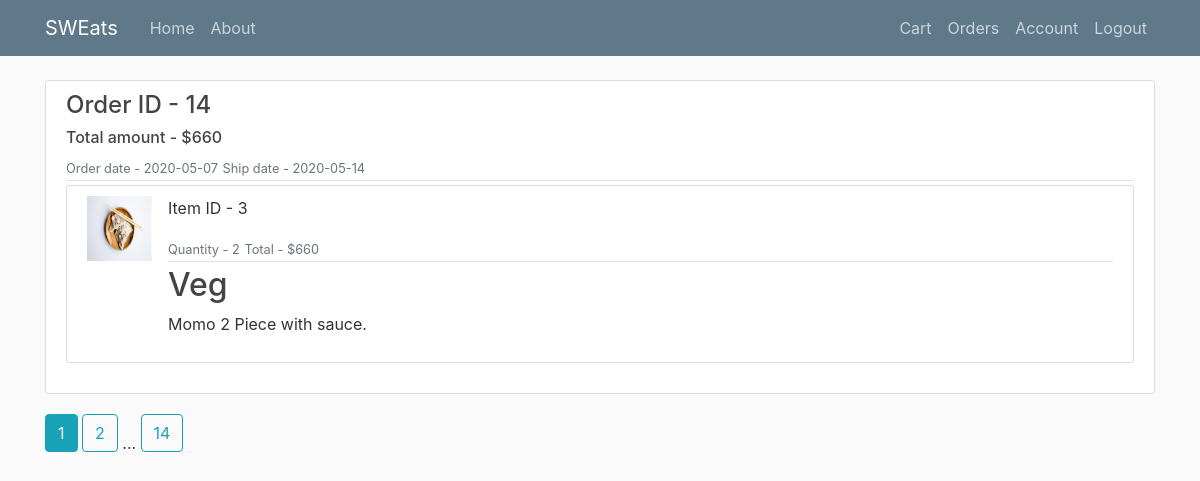
/orders (signed in), run on an earlier commit of the app's database.
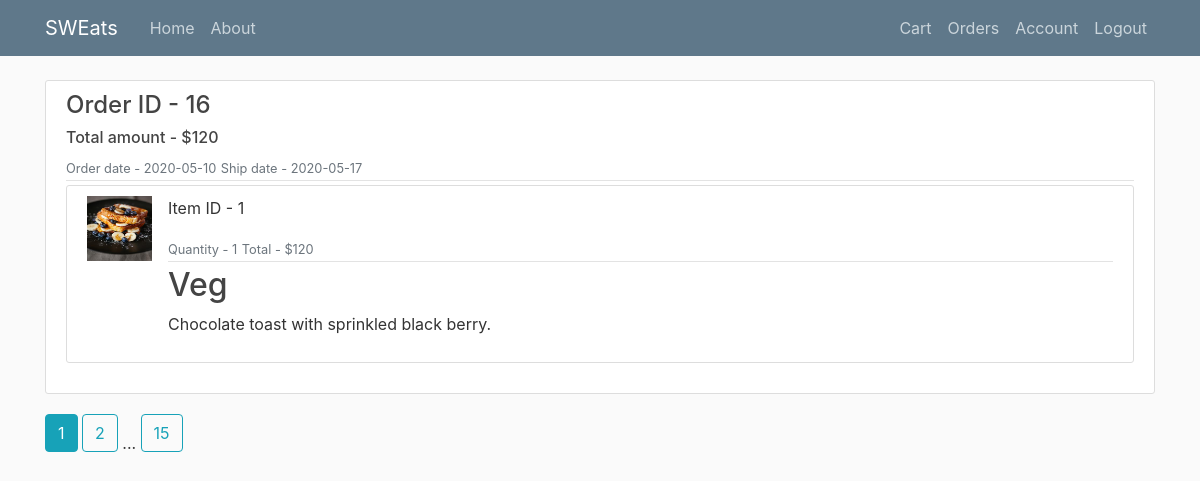
And on a later commit of the database.
### sweats/models.py (models this page shows, shortened)
class Order(db.Model):
    __tablename__ = 'orders'
    id = db.Column(db.Integer , primary_key=True)
    order_date = db.Column(db.DateTime , default=datetime.utcnow)
    total_amount = db.Column(db.Integer , nullable=False)
    customer_id = db.Column(db.Integer , db.ForeignKey('customers.id') , nullable=False)
    order_items = db.relationship('OrderItem' , backref='order' , lazy=True)
    shipment = db.relationship('Shipment' , backref='order' , lazy=True)

class Shipment(db.Model):
    __tablename__ = 'shipments'
    order_id = db.Column(db.Integer , db.ForeignKey('orders.id') , primary_key=True)
    warehouse_id = db.Column(db.Integer , db.ForeignKey('warehouses.id') , primary_key=True)
    ship_date = db.Column(db.DateTime ,default=calShipDate, nullable=False)

class Item(db.Model):
    __tablename__ = 'items'
    id = db.Column(db.Integer , primary_key=True)
    category = db.Column(db.String(20))
    description = db.Column(db.String(200), nullable=False)
    image_file = db.Column(db.String(20), nullable=False)
    unit_price = db.Column(db.Integer , nullable=False)
    order_items = db.relationship('OrderItem' , backref='item' , lazy=True)

### sweats/orders/routes.py (the view)
@orders.route("/orders")
@login_required
def customer_orders():
    page = request.args.get('page', 1, type=int)
    orderList = Order.query.filter_by(customer_id=current_user.id).order_by(Order.order_date.desc()).paginate(page=page, per_page=1)
    orderItems = {}
    for order in orderList.items:
        items = []
        for orderItem in order.order_items:
            item = Item.query.get_or_404(orderItem.item_id)
            pair = (item, orderItem.quantity)
            items.append(pair)
        orderItems[order] = items
    return render_template('orders.html', title="Orders", orders=orderList, orderItems=orderItems)

### sweats/models.py (called while the page is built)
@login_manager.user_loader
def load_user(user_id):
    return Customer.query.get(int(user_id))

### sweats/templates/orders.html
{% extends "layout.html" %}
{% block content %}
    {% for order in orders.items %}
    <div class="content-section">
        <div class="media-body">
            <div class="article-metadata">
                <h4 class="mr-2">Order ID - {{ order.id }}</h4>
                <h6 class="mr-2">Total amount - ${{ order.total_amount }}</h6>
                <small class="text-muted">Order date - {{ order.order_date.strftime('%Y-%m-%d') }}</small>
                <small class="text-muted">Ship date - {{ order.shipment[0].ship_date.strftime('%Y-%m-%d') }}</small>
            </div>
        </div>
        {% for item, quantity in orderItems[order] %}
        <article class="media content-section">
            <img class="article-img" src="{{ url_for('static', filename='product_pics/' + item.image_file) }}">
            <div class="media-body">
              <div class="article-metadata">
                <p class="mr-2">Item ID - {{ item.id }}</p>
                <small class="text-muted">Quantity - {{ quantity }}</small>
                <small class="text-muted">Total - ${{ item.unit_price * quantity }}</small>
              </div>
              <h2>{{ item.category }}</h2>
              <p class="article-content">{{ item.description }}</p>
            </div>
        </article>
        {% endfor %}
    </div>
    {% endfor %}
    {% for page_num in orders.iter_pages(left_edge=1, right_edge=1, left_current=1, right_current=2) %}
        {% if page_num %}
            {% if orders.page == page_num %}
                <a class="btn btn-info mb-4" href="{{ url_for('orders.customer_orders', page=page_num) }}">{{ page_num }}</a>
            {% else %}
                <a class="btn btn-outline-info mb-4" href="{{ url_for('orders.customer_orders', page=page_num) }}">{{ page_num }}</a>
            {% endif %}
        {% else %}
            ...
        {% endif %}
    {% endfor %}
{% endblock content %}

What changed in the data, as far as the page shows it:
no longer on this page (row unchanged): Order: id "14", total_amount "660", order_date "2020-05-07", ship_date "2020-05-14"
no longer on this page (row unchanged): Item: image_file (picture), id "3", quantity "2", item.unit_price*quantity "660", category "Veg", description "Momo 2 Piece with sauce.", shown under "14"
added Order: id "16", total_amount "120", order_date "2020-05-10", ship_date "2020-05-17"
now on this page (row unchanged): Item: image_file (picture), id "1", item.unit_price*quantity "120", category "Veg", description "Chocolate toast with sprinkled black berry.", shown under "16"
Also different on the page:
new list line: "15"
list line gone: "14"
